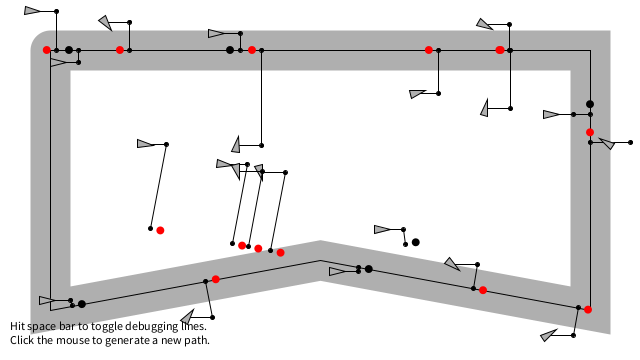
Frame 1 (no input)
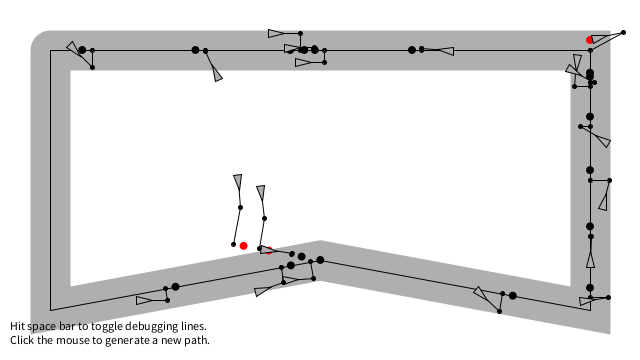
Frame 60 (the mouse pressed at the canvas centre just before this capture)
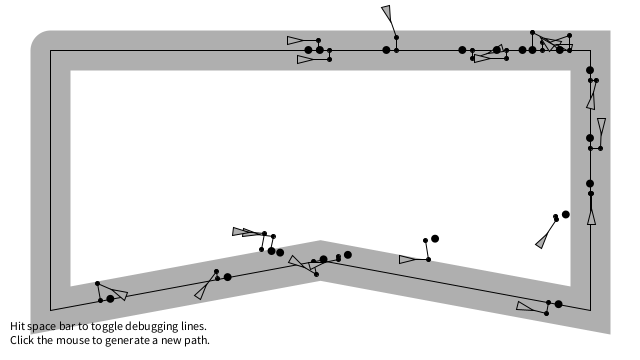
Frame 120 (the mouse held since frame 60 and released just before this capture)

The Processing sketch that drew these frames (run headless with seeded random() and noise(); from frame 60 on, the mouse is pressed at the canvas centre):

// Processing sketch: sketch_6_13_Crowd_Path_Following
// ── sketch_6_13_Crowd_Path_Following.pde
// Using this variable to decide whether to draw all the stuff
boolean debug = true;

// A path object (series of connected points)
Path path;

int displacement = 50;
ArrayList<Vehicle> vehicles;

void setup() {
  size(640, 360);
  // Call a function to generate new Path object
  newPath();

  // Each vehicle has different maxspeed and maxforce for demo purposes
  //car1 = new Vehicle(new PVector(0, height/2), 2, 0.04);
  //car2 = new Vehicle(new PVector(0, height/2), 3, 0.1);
  
  mousePressed();
}

void draw() {
  background(255);
  // Display the path
  path.display();
  
  for (Vehicle v : vehicles) {
    // Path following and separation are worked on in this function
    v.separate(vehicles);
    // Call the generic run method (update, borders, display, etc.)
    v.follow(path);
    v.run();
  }
  
  // Instructions
  fill(0);
  text("Hit space bar to toggle debugging lines.\nClick the mouse to generate a new path.", 10, height-30);
}

void newPath() {
  // A path is a series of connected points
  // A more sophisticated path might be a curve
  
  
  path = new Path();
  path.addPoint(displacement, displacement);
  path.addPoint(displacement, height-displacement);
  path.addPoint(width/2, height-displacement*2);
  path.addPoint(width-displacement, height-displacement);
  path.addPoint(width-displacement, displacement);
  path.addPoint(displacement, displacement);
  //path.addPoint(-20, height/2);
  //path.addPoint(random(0, width/2), random(0, height));
  //path.addPoint(random(width/2, width), random(0, height));
  //path.addPoint(width+20, height/2);
}

public void keyPressed() {
  if (key == ' ') {
    debug = !debug;
  }
}

public void mousePressed() {
  vehicles = new ArrayList<Vehicle>();
  for (int i = 0; i < 20; i++) {
    vehicles.add(new Vehicle(new PVector(random(width), random(height)), random(5), random(5)));
  }
}
// ── Path.pde
// The Nature of Code
// Daniel Shiffman
// http://natureofcode.com

// Path Following

class Path {

  // A Path is an arraylist of points (PVector objects)
  ArrayList<PVector> points;
  // A path has a radius, i.e how far is it ok for the boid to wander off
  float radius;

  Path() {
    // Arbitrary radius of 20
    radius = 20;
    points = new ArrayList<PVector>();
  }

  // Add a point to the path
  void addPoint(float x, float y) {
    PVector point = new PVector(x, y);
    points.add(point);
  }
  
  PVector getStart() {
     return points.get(0);
  }

  PVector getEnd() {
     return points.get(points.size()-1);
  }


  // Draw the path
  void display() {
    // Draw thick line for radius
    stroke(175);
    strokeWeight(radius*2);
    noFill();
    beginShape();
    for (PVector v : points) {
      vertex(v.x, v.y);
    }
    endShape();
    // Draw thin line for center of path
    stroke(0);
    strokeWeight(1);
    noFill();
    beginShape();
    for (PVector v : points) {
      vertex(v.x, v.y);
    }
    endShape();
  }
}
// ── Vehicle.pde
// The Nature of Code
// Daniel Shiffman
// http://natureofcode.com

// Path Following

// Vehicle class

class Vehicle {

  // All the usual stuff
  PVector position;
  PVector velocity;
  PVector acceleration;
  float r;
  float maxforce;    // Maximum steering force
  float maxspeed;    // Maximum speed

    // Constructor initialize all values
  Vehicle( PVector l, float ms, float mf) {
    position = l.get();
    r = 4.0;
    maxspeed = ms;
    maxforce = mf;
    acceleration = new PVector(0, 0);
    velocity = new PVector(maxspeed, 0);
  }

  // Main "run" function
  public void run() {
    update();
    display();
  }


  // This function implements Craig Reynolds' path following algorithm
  // http://www.red3d.com/cwr/steer/PathFollow.html
  void follow(Path p) {

    // Predict position 50 (arbitrary choice) frames ahead
    // This could be based on speed 
    PVector predict = velocity.get();
    predict.normalize();
    predict.mult(25);
    PVector predictpos = PVector.add(position, predict);

    // Now we must find the normal to the path from the predicted position
    // We look at the normal for each line segment and pick out the closest one

    PVector normal = null;
    PVector target = null;
    float worldRecord = 1000000;  // Start with a very high record distance that can easily be beaten

    // Loop through all points of the path
    for (int i = 0; i < p.points.size(); i++) {

      // Look at a line segment      
      PVector a = p.points.get(i);
      PVector b = p.points.get(i == p.points.size() - 1 ? 0 : i+1);

      // Get the normal point to that line
      PVector normalPoint = getNormalPoint(predictpos, a, b);
      // This only works because we know our path goes from left to right
      // We could have a more sophisticated test to tell if the point is in the line segment or not
      //if (normalPoint.x < a.x || normalPoint.x > b.x) {
      //  // This is something of a hacky solution, but if it's not within the line segment
      //  // consider the normal to just be the end of the line segment (point b)
      //  normalPoint = b.get();
      //}
      
      if (normalPoint.x < displacement || normalPoint.x > width - displacement || normalPoint.y < displacement || normalPoint.y > height - displacement) {
        normalPoint = b.get(); 
      }
      
      // move clockwise 
      

      // How far away are we from the path?
      float distance = PVector.dist(predictpos, normalPoint);
      // Did we beat the record and find the closest line segment?
      if (distance < worldRecord) {
        worldRecord = distance;
        // If so the target we want to steer towards is the normal
        normal = normalPoint;

        // Look at the direction of the line segment so we can seek a little bit ahead of the normal
        PVector dir = PVector.sub(b, a);
        dir.normalize();
        // This is an oversimplification
        // Should be based on distance to path & velocity
        dir.mult(10);
        target = normalPoint.get();
        target.add(dir);
      }
    }

    // Only if the distance is greater than the path's radius do we bother to steer
    if (worldRecord > p.radius) {
      seek(target);
    }


    // Draw the debugging stuff
    if (debug) {
      // Draw predicted future position
      stroke(0);
      fill(0);
      line(position.x, position.y, predictpos.x, predictpos.y);
      ellipse(predictpos.x, predictpos.y, 4, 4);

      // Draw normal position
      stroke(0);
      fill(0);
      ellipse(normal.x, normal.y, 4, 4);
      // Draw actual target (red if steering towards it)
      line(predictpos.x, predictpos.y, normal.x, normal.y);
      if (worldRecord > p.radius) fill(255, 0, 0);
      noStroke();
      ellipse(target.x, target.y, 8, 8);
    }
  }


  // A function to get the normal point from a point (p) to a line segment (a-b)
  // This function could be optimized to make fewer new Vector objects
  PVector getNormalPoint(PVector p, PVector a, PVector b) {
    // Vector from a to p
    PVector ap = PVector.sub(p, a);
    // Vector from a to b
    PVector ab = PVector.sub(b, a);
    ab.normalize(); // Normalize the line
    // Project vector "diff" onto line by using the dot product
    ab.mult(ap.dot(ab));
    PVector normalPoint = PVector.add(a, ab);
    //println(normalPoint);
    return normalPoint;
  }


  // Method to update position
  void update() {
    // Update velocity
    velocity.add(acceleration);
    // Limit speed
    velocity.limit(maxspeed);
    position.add(velocity);
    // Reset accelertion to 0 each cycle
    acceleration.mult(0);
  }

  void applyForce(PVector force) {
    // We could add mass here if we want A = F / M
    acceleration.add(force);
  }


  // A method that calculates and applies a steering force towards a target
  // STEER = DESIRED MINUS VELOCITY
  void seek(PVector target) {
    PVector desired = PVector.sub(target, position);  // A vector pointing from the position to the target

    // If the magnitude of desired equals 0, skip out of here
    // (We could optimize this to check if x and y are 0 to avoid mag() square root
    if (desired.mag() == 0) return;

    // Normalize desired and scale to maximum speed
    desired.normalize();
    desired.mult(maxspeed);
    // Steering = Desired minus Velocity
    PVector steer = PVector.sub(desired, velocity);
    steer.limit(maxforce);  // Limit to maximum steering force

      applyForce(steer);
  }

  void display() {
    // Draw a triangle rotated in the direction of velocity
    float theta = velocity.heading2D() + radians(90);
    fill(175);
    stroke(0);
    pushMatrix();
    translate(position.x, position.y);
    rotate(theta);
    beginShape(PConstants.TRIANGLES);
    vertex(0, -r*2);
    vertex(-r, r*2);
    vertex(r, r*2);
    endShape();
    popMatrix();
  }

  // Wraparound
  void borders(Path p) {
    if (position.x > p.getEnd().x + r) {
      position.x = p.getStart().x - r;
      position.y = p.getStart().y + (position.y-p.getEnd().y);
    }
  }
  
  // Separation
  // Method checks for nearby vehicles and steers away
  void separate (ArrayList<Vehicle> vehicles) {
    float desiredseparation = r*2;
    PVector sum = new PVector();
    int count = 0;
    // For every boid in the system, check if it's too close
    for (Vehicle other : vehicles) {
      float d = PVector.dist(position, other.position);
      // If the distance is greater than 0 and less than an arbitrary amount (0 when you are yourself)
      if ((d > 0) && (d < desiredseparation)) {
        // Calculate vector pointing away from neighbor
        PVector diff = PVector.sub(position, other.position);
        diff.normalize();
        diff.div(d);        // Weight by distance
        sum.add(diff);
        count++;            // Keep track of how many
      }
    }
    // Average -- divide by how many
    if (count > 0) {
      // Our desired vector is moving away maximum speed
      sum.setMag(maxspeed);
      // Implement Reynolds: Steering = Desired - Velocity
      PVector steer = PVector.sub(sum, velocity);
      steer.limit(maxforce);
      applyForce(steer);
    }
  }
}
